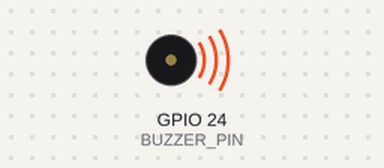
A program run on a simulated Raspberry Pi (BCM pin numbers). On the bench: buzzer (waves = sounding). At 3.5 s the program stops and its outputs stay as they are.

Above: at 0.1 s.
At 3.6 s:
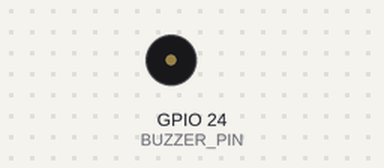
Timing chart, 0 to 5.0 s (numbered marks = the images above):
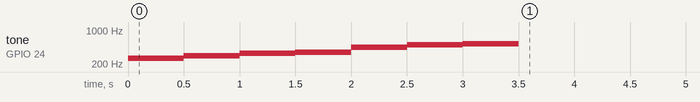

Measured:
- by itself, tone on GPIO 24 (BUZZER_PIN): plays 262 Hz for 0.50 s, 294 Hz for 0.50 s, 330 Hz for 0.50 s, 349 Hz for 0.50 s, 440 Hz for 0.50 s, 494 Hz for 0.50 s … (7 notes in this stretch)

The program:

piezo_buzzer2.py
```python
#피에조 부저
# 도음 출력하기
import RPi.GPIO as GPIO
import time

BUZZER_PIN = 24
GPIO.setmode(GPIO.BCM)
GPIO.setup(BUZZER_PIN, GPIO.OUT)

pwm = GPIO.PWM(BUZZER_PIN, 1)
pwm.start(10) # 소리 크기 (전압)
melody = [262, 294, 330, 349, 440, 494, 523]

try:
    for i in melody:
        pwm.ChangeFrequency(i)
        time.sleep(0.5)

finally:
    pwm.stop()
    GPIO.cleanup()
```
